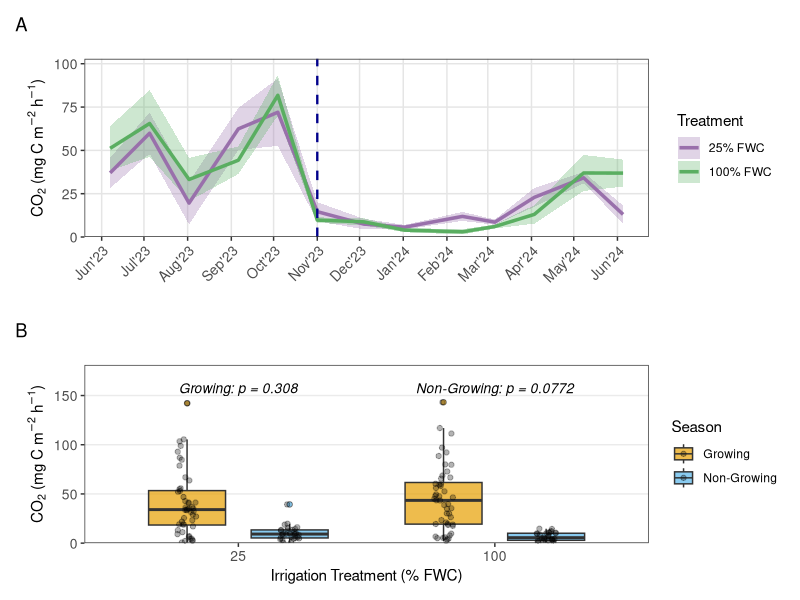

Write R code to recreate this figure. (Note: this script raises an error after producing the figure.)
# Load required libraries
rm(list = ls())
library(tidyverse)
library(patchwork)
library(ggpubr)

# Read data
data <- read.csv('DataHub/Soil_Biogeochemistry/SoilSFA_A3.1_Soil_Biogeochemistry.csv')


# Data cleaning and preparation
plot_data <- data %>%
  mutate(
    Collection_date = as.Date(Collection_date, format = "%m/%d/%y"),
    Month = format(Collection_date, "%b"),
    Year = format(Collection_date, "%y"),
    Month_Year = paste0(Month, Year),
    Irrigation_trmt_pct = factor(Irrigation_trmt_pct, levels = c(25, 100)),
    # Define growing season (April-October when irrigation applied)
    Season = case_when(
      lubridate::month(Collection_date) %in% 4:10 ~ "Growing",
      TRUE ~ "Non-Growing"
    ),
    Season = factor(Season, levels = c("Growing", "Non-Growing")),
    # Convert respiration to rate (mg C m-2 h-1)
    Respiration_rate = CO2_C_60_m2 / 1000
  ) %>%
  # Remove rows with missing respiration data
  filter(!is.na(Respiration_rate))

# Calculate mean and SE for ribbon plot
summary_data <- plot_data %>%
  group_by(Collection_date, Irrigation_trmt_pct) %>%
  summarise(
    mean_resp = mean(Respiration_rate, na.rm = TRUE),
    se_resp = sd(Respiration_rate, na.rm = TRUE) / sqrt(n()),
    .groups = "drop"
  ) %>%
  mutate(
    ymin = mean_resp - se_resp,
    ymax = mean_resp + se_resp
  )

# ===== PANEL A: Time Series with Line and Ribbon =====
# Using colors from your figure: 100% = Green, 25% = Purple
transition_date <- as.Date("2023-11-01")

p_timeseries <- ggplot(summary_data, 
                       aes(x = Collection_date, 
                           y = mean_resp, 
                           color = Irrigation_trmt_pct,
                           fill = Irrigation_trmt_pct,
                           group = Irrigation_trmt_pct)) +
  geom_ribbon(aes(ymin = ymin, ymax = ymax), alpha = 0.3, color = NA) +
  geom_line(linewidth = 1.2) +
  # Add vertical dashed line for season transition
  geom_vline(xintercept = as.numeric(transition_date), 
             linetype = "dashed", 
             color = "darkblue", 
             linewidth = 0.8) +
  # Add text annotation for the seasonal transition
  annotate("text", 
           x = transition_date, 
           y = max(summary_data$ymax, na.rm = TRUE) * 0.95,
           label = " ",
           angle = 90, 
           vjust = -0.5,
           size = 3.5, 
           color = "darkblue",
           fontface = "italic") +
  # Colors matching your figure
  scale_color_manual(values = c("25" = "#9970AB", "100" = "#5AAE61"),
                     labels = c("25% FWC", "100% FWC"),
                     name = "Treatment") +
  scale_fill_manual(values = c("25" = "#9970AB", "100" = "#5AAE61"),
                    labels = c("25% FWC", "100% FWC"),
                    name = "Treatment") +
  scale_x_date(date_breaks = "1 month", date_labels = "%b'%y") +
  scale_y_continuous(limits = c(0, NA), expand = expansion(mult = c(0, 0.1))) +
  labs(x = "",
       y = expression(CO[2]*" (mg C m"^-2*" h"^-1*")"),
       title = "") +
  theme_bw() +
  theme(
    legend.position = "right",  # Changed from c(0.85, 0.85) to "right"
    legend.background = element_rect(fill = "white"),
    axis.text.x = element_text(angle = 45, hjust = 1, size = 10),
    axis.text.y = element_text(size = 10),
    axis.title.y = element_text(size = 11),
    panel.grid.minor = element_blank(),
    panel.grid.major = element_line(color = "gray90")
  )
# ===== PANEL B: Boxplots with Wilcoxon Tests =====

# Wilcoxon test for each season (comparing 25% vs 100%)
wilcox_growing <- plot_data %>%
  filter(Season == "Growing") %>%
  wilcox.test(Respiration_rate ~ Irrigation_trmt_pct, data = .)

wilcox_nongrowing <- plot_data %>%
  filter(Season == "Non-Growing") %>%
  wilcox.test(Respiration_rate ~ Irrigation_trmt_pct, data = .)

print("\n=== Wilcoxon Test Results ===")
print(paste("Growing Season: W =", wilcox_growing$statistic, 
            ", p =", format.pval(wilcox_growing$p.value, digits = 3)))
print(paste("Non-Growing Season: W =", wilcox_nongrowing$statistic,
            ", p =", format.pval(wilcox_nongrowing$p.value, digits = 3)))

# Calculate y position for p-values (above each treatment group)
max_y <- max(plot_data$Respiration_rate, na.rm = TRUE)
y_position_growing <- max(plot_data$Respiration_rate[plot_data$Season == "Growing"], na.rm = TRUE) * 1.15
y_position_nongrowing <- max(plot_data$Respiration_rate[plot_data$Season == "Non-Growing"], na.rm = TRUE) * 1.15

# Create annotation dataframe with positions above each treatment
annotation_df <- data.frame(
  x = c(1, 2),  # Position above 25% and 100%
  y = c(y_position_growing, y_position_growing),
  label = c(
    paste0("Growing: p = ", format.pval(wilcox_growing$p.value, digits = 3)),
    paste0("Non-Growing: p = ", format.pval(wilcox_nongrowing$p.value, digits = 3))
  ),
  Irrigation_trmt_pct = factor(c(25, 100), levels = c(25, 100))
)

# Create boxplot
p_boxplot <- ggplot(plot_data, 
                    aes(x = Irrigation_trmt_pct, 
                        y = Respiration_rate, 
                        fill = Season)) +
  geom_boxplot(outlier.shape = 21, alpha = 0.7, width = 0.6, position = position_dodge(0.8)) +
  geom_jitter(aes(group = Season), alpha = 0.3, size = 1.5, 
              position = position_jitterdodge(jitter.width = 0.15, dodge.width = 0.8)) +
  # Using orange/blue colors for seasons
  scale_fill_manual(values = c("Growing" = "#E69F00", "Non-Growing" = "#56B4E9"),
                    name = "Season") +
  scale_y_continuous(limits = c(0, NA), expand = expansion(mult = c(0, 0.15))) +
  labs(x = "Irrigation Treatment (% FWC)",
       y = expression(CO[2]*" (mg C m"^-2*" h"^-1*")"),
       title = "") +
  # Add p-values above the plot
  annotate("text", 
           x = 1, 
           y = max_y * 1.1,
           label = paste0("Growing: p = ", format.pval(wilcox_growing$p.value, digits = 3)),
           size = 3.5, fontface = "italic", hjust = 0.5) +
  annotate("text", 
           x = 2, 
           y = max_y * 1.1,
           label = paste0("Non-Growing: p = ", format.pval(wilcox_nongrowing$p.value, digits = 3)),
           size = 3.5, fontface = "italic", hjust = 0.5) +
  theme_bw() +
  theme(
    legend.position = "right",
    axis.text = element_text(size = 10),
    axis.title = element_text(size = 11),
    panel.grid.minor = element_blank(),
    panel.grid.major.x = element_blank()
  )
# ===== COMBINE PANELS =====
combined_plot <- p_timeseries / p_boxplot +
  plot_layout(heights = c(1.2, 1.2)) +
  plot_annotation(
    tag_levels = 'A',
    theme = theme(
      plot.title = element_text(size = 14, face = "bold"),
      plot.subtitle = element_text(size = 10)
    )
  )

# Display plot
print(combined_plot)

# ===== SAVE OUTPUTS =====
ggsave("Figures/Field_Respiration_Combined.pdf", 
       combined_plot, 
       width = 10, 
       height = 10, 
       units = "in")

ggsave("Figures/Field_Respiration_Combined.png", 
       combined_plot, 
       width = 10, 
       height = 10, 
       units = "in",
       dpi = 300)

# Save statistical results
stat_results <- data.frame(
  Comparison = c("Growing Season", "Non-Growing Season"),
  Test = "Wilcoxon rank-sum test",
  W_statistic = c(wilcox_growing$statistic, wilcox_nongrowing$statistic),
  p_value = c(wilcox_growing$p.value, wilcox_nongrowing$p.value),
  Significant = c(wilcox_growing$p.value < 0.05, wilcox_nongrowing$p.value < 0.05)
)

write.csv(stat_results, "Results/Field_Respiration_Statistics.csv", row.names = FALSE)
